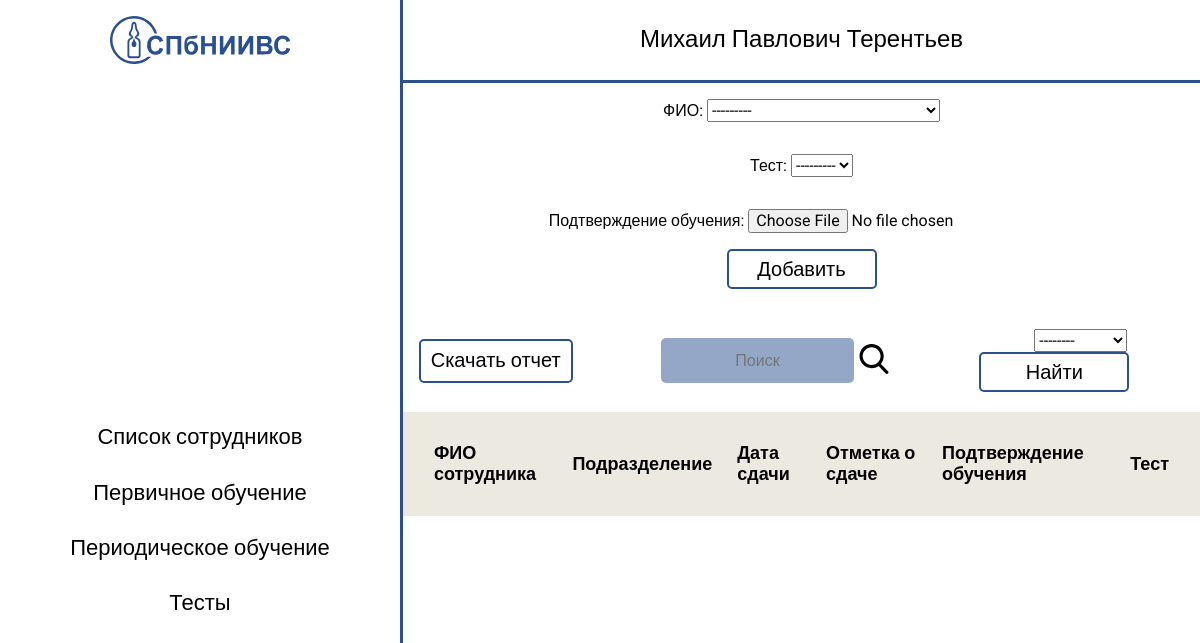
The app's page /feducation/, older data.
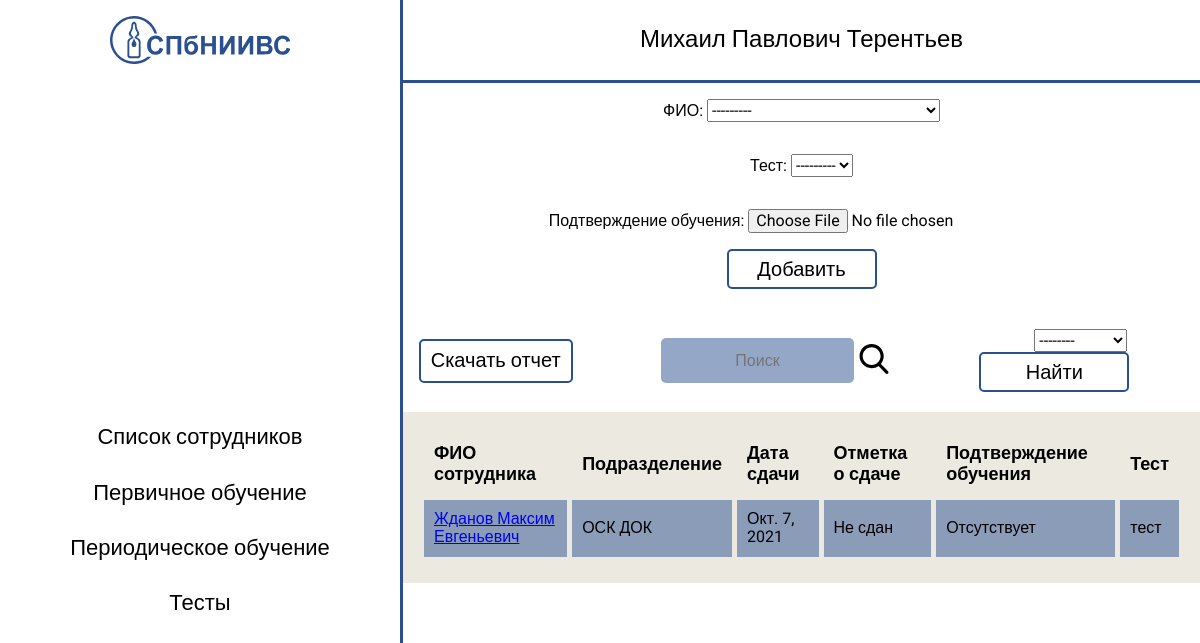
The same page, newer data.
### education/models.py (models this page shows, shortened)
class FirstEducation(models.Model):
    user_name = models.ForeignKey(
        "UserCard",
        on_delete=models.CASCADE,
        verbose_name="ФИО"
    )
    date = models.DateField("Дата сдачи", blank=True)
    estimate = models.BooleanField("Отметка о сдаче", null=True)
    fe_file = models.FileField(
        upload_to=user_directory_path,
        verbose_name="Подтверждение обучения",
        blank=True,
        validators=([FileExtensionValidator(['xlsx', 'docx'])])
    )
    test = models.ForeignKey(
        Poll,
        on_delete=models.SET_NULL,
        verbose_name="Тест",
        null=True,
    )
    class Meta:
        verbose_name = "Первичное обучение"
        verbose_name_plural = "Первичные обучения"

class UserCard(models.Model):
    name = models.CharField("ФИО пользователя", max_length=150)
    subdivision = models.ForeignKey(
        "Subdivision",
        on_delete=models.SET_NULL,
        null=True,
        verbose_name="Подразделение"
    )
    education = models.TextField("Образование")
    education_profile = models.CharField("Профиль образования", max_length=80)
    receipt = models.DateField("Дата приема")
    slug = models.SlugField(
        max_length=75,
        blank=True,
        editable=False
    )
    def __str__(self):
        return self.name
    class Meta:
        ordering = ["name"]
        verbose_name = "Пользователь"
        verbose_name_plural = "Пользователи"

class Subdivision(models.Model):
    subdivision_name = models.CharField(
        "Аббревиатура подразделения",
        max_length=20,
        unique=True
    )
    def __str__(self):
        return self.subdivision_name
    class Meta:
        ordering = ["subdivision_name"]
        verbose_name = "Подразделение"
        verbose_name_plural = "Подразделения"

### quiz/models.py (models this page shows)
class Poll(models.Model):
	poll_name = models.CharField('Название теста', max_length=300, unique=True)
	class Meta:
		ordering = ['poll_name']
		verbose_name = "Тест"
		verbose_name_plural = "Тесты"
	def __str__(self):
		return self.poll_name

### education/views.py (the view, shortened to what this page needs)
# urls.py: path('feducation/', views.FEducationView.as_view(), name="feducation_view"),
class FEducationView(SubdivisionName, View):
    def get(self, request):
        model = FirstEducation.objects.all()
        form = FirstEducationForm()
        context = {
            'model': model,
            'form': form,
            "sub": super().get_subdivisions()}
        return render(request, "education/feducation.html", context)
    """Создание записи первичного обучения"""

### education/forms.py
class FirstEducationForm(forms.ModelForm):
	class Meta:
		model = FirstEducation
		fields = ('user_name', 'test','fe_file')

### education/views.py (called while the page is built)
    def get_subdivisions(self):
        return Subdivision.objects.all()

### templates/education/feducation.html (shortened to what this page needs)
{% extends "base.html" %}
{% load static %}
{% block content %}
	<section class="table">
		<form method="POST" enctype="multipart/form-data" class="table__add-form">
			{{ form.as_p }}
			<div class="table__button-wrapper">
				<button class="common-button table__add-button" type="submit">Добавить</button>
			</div>
		</form>
	  <div class="table__wrapper">
		<div class="table__button-wrapper table__download-wrapper">
			<a class="common-button table__download-button" href="{% url 'get_fedu_xl' %}" download>Скачать отчет</a>
		</div>
	    <div class="table__search">
	      <input type="text" class="table__search-input" placeholder="Поиск" required>
	      <span class="table__search-button">
	      </span>
	    </div>
		<form action="{% url 'ffilter' %}" method="GET">
      <select name="subdivision_name" required="True">
        <option value="">--------</option>
      </select>
			<div class="table__button-wrapper">
				<button class="common-button table__search-button" type="submit">Найти</button>
			</div>
		</form>
	  </div>
	  <table>
	    <tr>
	      <th>ФИО сотрудника</th>
	      <th>Подразделение</th>
	      <th>Дата сдачи</th>
	      <th>Отметка о сдаче</th>
	      <th>Подтверждение обучения</th>
	      <th>Тест</th>
	    </tr>
	      {% for user in model %}
	    <tr>
	      <td><a href="{% url 'feducation_detail_view' user.id %}">{{ user.user_name }}</a></td>
	      <td>{{ user.user_name.subdivision }}</td>
	      <td>{{ user.date }}</td>
	      <td>
	      	{% if user.estimate == True %}
						Сдан
					{% else %}
						Не сдан
					{% endif %}
				</td>
	      <td>
	    		{% if user.fe_file.url is not "Null" %}
	    			Предоставлен
	    		{% else %}
	    			Отсутствует
	    		{% endif %}
	      </td>
	      <td>{{ user.test }}</td>
	     </tr>
	      {% endfor %}
	    </table>
	</section>
{% endblock %}

Row changes from the older to the newer data that the page shows:
added FirstEducation: user_name "Жданов Максим Евгеньевич", user_name.subdivision "ОСК ДОК", date "Окт. 7, 2021", shows "Не сдан", fe_file "Отсутствует", test "тест"
